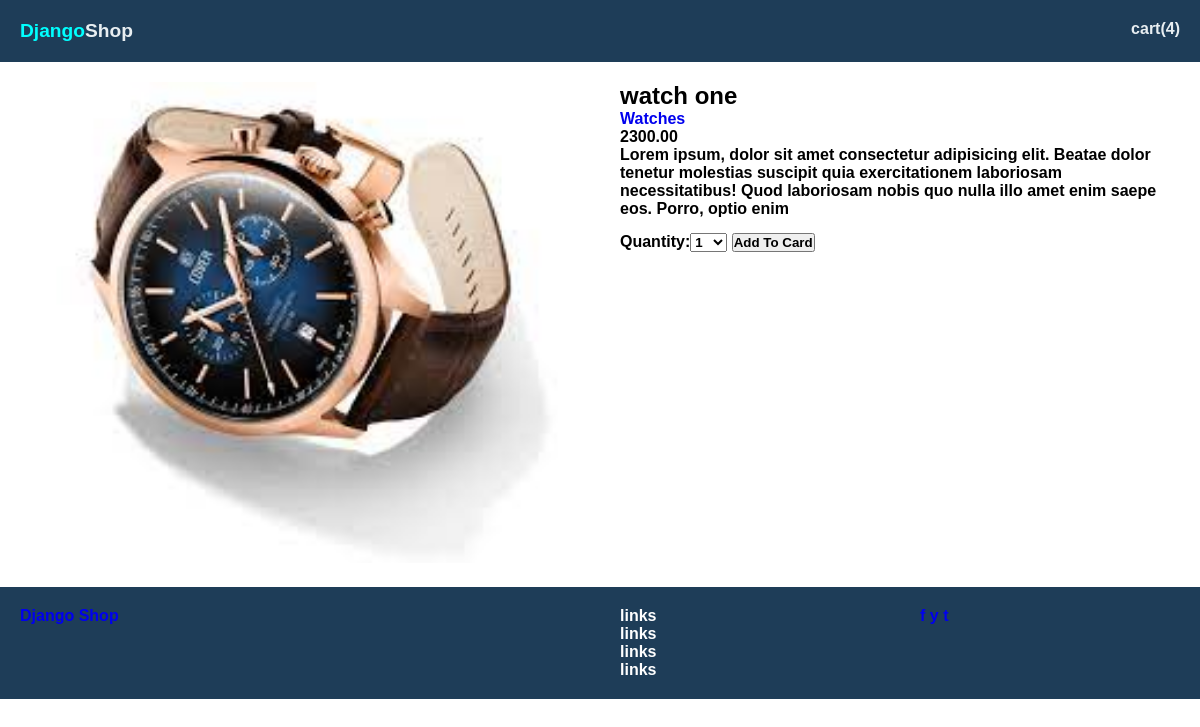
The app's page /1/watch-one/ with its own data.
### store/models.py (models this page shows, shortened)
class Product(models.Model):
    category = models.ForeignKey(
        Category, on_delete=models.CASCADE, related_name='products')
    name = models.CharField(max_length=200, db_index=True)
    slug = models.SlugField(max_length=100, db_index=True)
    price = models.DecimalField(max_digits=10, decimal_places=2)
    description = models.TextField(blank=True, null=True)
    image = models.ImageField(upload_to='products')
    avaliable = models.BooleanField(default=True)
    created = models.DateTimeField(auto_now_add=True)
    update = models.DateTimeField(auto_now=True)

class Category(models.Model):
    name = models.CharField(max_length=100, db_index=True)
    slug = models.SlugField(max_length=100, db_index=True)
    def __str__(self):
        return self.name
    class Meta:
        verbose_name_plural = 'Categories'

### store/views.py (the view)
# urls.py: path('<int:id>/<slug:slug>/', product_detail, name='product_detail'),
def product_detail(request, id, slug):
    form = ProductAddForm()
    product = get_object_or_404(Product, id=id, slug=slug, avaliable=True)
    return render(request, '../templates/base/product_detail.html', {'product': product, 'form': form})

### cart/forms.py
class ProductAddForm(forms.Form):
    quantity = forms.TypedChoiceField(choices=CHOICES, coerce=int)
    override = forms.BooleanField(
        required=False, initial=False, widget=forms.HiddenInput)

### templates/base/product_detail.html (shortened to what this page needs)
{% extends 'base/base.html' %}
{% block content %}
<div class="row">
  <div class="col first">
    <img src="{{product.image.url}}" width="100%"/>
  </div>
  <div class="col first">
    <div class="pdetail-container">
        <h2>{{product.name}}</h2>
        <a href="{% url 'product_list_by_category' product.category.slug %}">{{product.category}}</a>
        <p class="price">{{product.price}}</p>
        <p class="description">{{product.description}}</p>
        <form action="{% url 'cart_add' product.id %}" method="POST">
            {{form}}
            <input type="submit" value="Add To Card">
        </form>
    </div>
  </div>
</div>
{% endblock content %}

### src/static/css/style.css (style rules this page uses)
* { margin: 0; padding: 0; box-sizing: border-box; font-family: Arial, Helvetica, sans-serif; font-style: bold; font-weight: 900; }
a { text-decoration: none; }
.row { display: flex; }
.col { padding: 20px; }
.col.first { flex:50%; }
.pdetail-container { margin-bottom: 10px; }
.pdetail-container .description { margin-bottom: 15px; }

### records on screen
Product: image (picture), name "watch one", category "Watches", price "2300.00", description "Lorem ipsum, dolor sit amet consectetur adipisicing elit. Beatae dolor tenetur molestias suscipit quia exercitationem laboriosam necessitatibus! Quod laboriosam nobis quo nulla illo amet enim saepe eos. Porro, optio enim"
